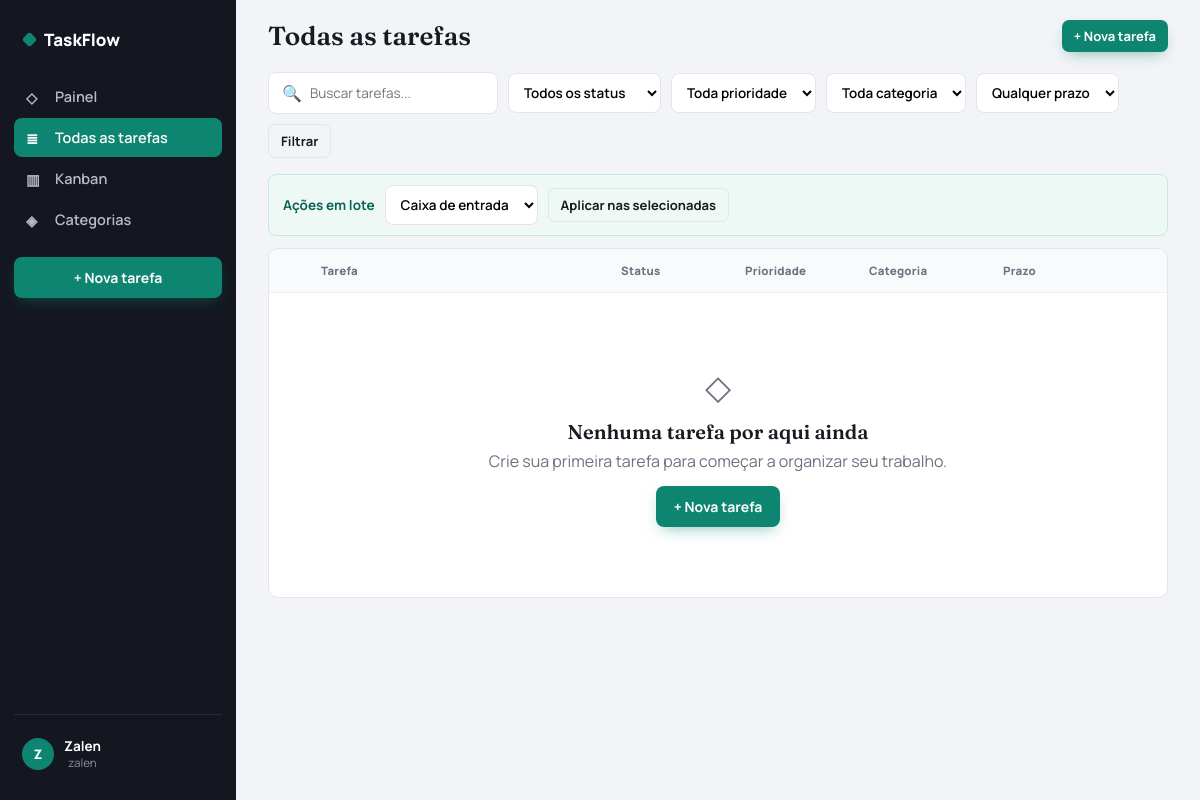
The app's page /tasks.php (signed in), older data.
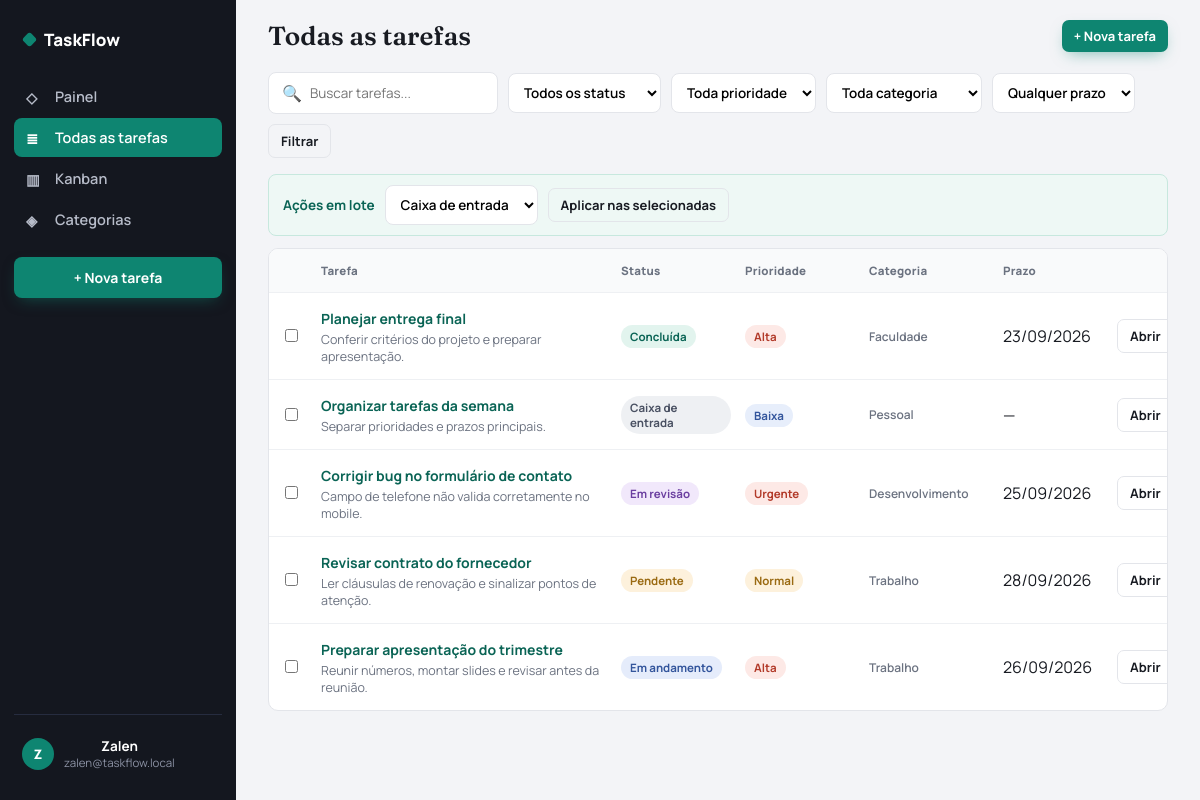
The same page, newer data.
### tables this page shows
CREATE TABLE users (
    id INT UNSIGNED NOT NULL AUTO_INCREMENT,
    username VARCHAR(50) NOT NULL,
    email VARCHAR(255) NULL,
    name VARCHAR(100) NOT NULL,
    profile VARCHAR(100) NOT NULL DEFAULT 'Freelancer / Criador',
    password_hash VARCHAR(255) NOT NULL,
    created_at TIMESTAMP NOT NULL DEFAULT CURRENT_TIMESTAMP,
    PRIMARY KEY (id),
    UNIQUE KEY uq_users_username (username),
    UNIQUE KEY uq_users_email (email)
);

CREATE TABLE tasks (
    id BIGINT UNSIGNED NOT NULL AUTO_INCREMENT,
    user_id INT UNSIGNED NOT NULL,
    title VARCHAR(120) NOT NULL,
    description TEXT NULL,
    category VARCHAR(60) NULL,
    status ENUM('inbox','pending','progress','review','done') NOT NULL DEFAULT 'inbox',
    priority ENUM('low','normal','high','urgent') NOT NULL DEFAULT 'normal',
    due_date DATE NULL,
    created_at TIMESTAMP NOT NULL DEFAULT CURRENT_TIMESTAMP,
    updated_at TIMESTAMP NOT NULL DEFAULT CURRENT_TIMESTAMP ON UPDATE CURRENT_TIMESTAMP,
    PRIMARY KEY (id),
    KEY idx_tasks_user_status (user_id, status),
    KEY idx_tasks_user_due (user_id, due_date),
    KEY idx_tasks_user_category (user_id, category),
    KEY idx_tasks_user_updated (user_id, updated_at),
    CONSTRAINT fk_tasks_user FOREIGN KEY (user_id) REFERENCES users(id) ON DELETE CASCADE
);

### includes/bootstrap.php (called while the page is built, shortened)
<?php
require_once __DIR__ . '/../config/database.php';
function e(mixed $value): string {
    return htmlspecialchars((string)$value, ENT_QUOTES, 'UTF-8');
}
function first_char(string $value): string {
    return function_exists('mb_substr') ? mb_substr($value, 0, 1, 'UTF-8') : substr($value, 0, 1);
}
function truncate_text(string $value, int $limit): string {
    if (function_exists('mb_strlen') && function_exists('mb_substr')) {
        return mb_strlen($value, 'UTF-8') > $limit ? mb_substr($value, 0, $limit - 1, 'UTF-8') . '…' : $value;
    }
    return strlen($value) > $limit ? substr($value, 0, max(0, $limit - 3)) . '...' : $value;
}
function csrf_token(): string {
    return $_SESSION['csrf'];
}
function current_user(): ?array {
    try {
        $stmt = db()->prepare('SELECT id, username, email, name, profile FROM users WHERE id = :id LIMIT 1');
        $stmt->execute(['id' => (int)$_SESSION['user_id']]);
        $user = $stmt->fetch();
        return $user ?: null;
    } catch (RuntimeException $e) {
        return null;
    }
}
function require_auth(): array {
    $user = current_user();
    return $user;
}
function statuses(): array {
    return [
        'inbox' => 'Caixa de entrada',
        'pending' => 'Pendente',
        'progress' => 'Em andamento',
        'review' => 'Em revisão',
        'done' => 'Concluída',
    ];
}
function priorities(): array {
    return [
        'low' => 'Baixa',
        'normal' => 'Normal',
        'high' => 'Alta',
        'urgent' => 'Urgente',
    ];
}
function due_class(?string $date, string $status): string {
    if (!$date || $status === 'done') return '';
    $today = date('Y-m-d');
    if ($date === $today) return 'today';
    $limit = date('Y-m-d', strtotime('+7 days'));
    if ($date <= $limit) return 'upcoming';
    return '';
}

### config/database.php (called while the page is built, shortened)
<?php
function db(bool $withoutDatabase = false): PDO {
    static $connections = [];
    $key = $withoutDatabase ? 'server' : 'database';
    if (isset($connections[$key])) {
        return $connections[$key];
    }
    $dsn = $withoutDatabase
        ? 'mysql:host=' . DB_HOST . ';port=' . DB_PORT . ';charset=utf8mb4'
        : 'mysql:host=' . DB_HOST . ';port=' . DB_PORT . ';dbname=' . DB_NAME . ';charset=utf8mb4';
    try {
        $pdo = new PDO($dsn, DB_USER, DB_PASS, [
            PDO::ATTR_ERRMODE => PDO::ERRMODE_EXCEPTION,
            PDO::ATTR_DEFAULT_FETCH_MODE => PDO::FETCH_ASSOC,
            PDO::ATTR_EMULATE_PREPARES => false,
        ]);
    } catch (PDOException $e) {
        throw new RuntimeException(
            $withoutDatabase
                ? 'Não foi possível conectar ao MySQL. Confirme se o MySQL está iniciado no XAMPP e revise config/database.php.'
                : 'Banco TaskFlow ainda não está disponível. Acesse install.php para criar o banco e as tabelas.',
            0,
            $e
        );
    }
    return $pdo;
}

### tasks.php (the view, shortened to what the changed rows need)
<?php
require_once __DIR__ . '/includes/bootstrap.php';
$user = require_auth();
$uid = (int)$user['id'];
$q = trim((string)($_GET['q'] ?? ''));
$status = (string)($_GET['status'] ?? '');
$priority = (string)($_GET['priority'] ?? '');
$category = trim((string)($_GET['category'] ?? ''));
$due = (string)($_GET['due'] ?? '');
$view = (string)($_GET['view'] ?? 'list');
$where = ['user_id = :uid']; $params = ['uid'=>$uid];
$order = $view === 'category' ? "ORDER BY category ASC, due_date IS NULL, due_date ASC, updated_at DESC" : 'ORDER BY updated_at DESC, id DESC';
$stmt = db()->prepare('SELECT id,user_id,title,description,category,status,priority,due_date,created_at,updated_at FROM tasks WHERE ' . implode(' AND ', $where) . ' ' . $order);
$stmt->execute($params); $tasks = $stmt->fetchAll(); $categories = user_categories($uid);
$grouped = [];
$filtersActive = ($q !== '' || $status !== '' || $priority !== '' || $category !== '' || $due !== '');
function status_class(string $status): string { return ['inbox'=>'st-inbox','pending'=>'st-pendente','progress'=>'st-andamento','review'=>'st-revisao','done'=>'st-concluida'][$status] ?? 'st-inbox'; }
function priority_class(string $priority): string { return ['urgent'=>'pri-alta','high'=>'pri-alta','normal'=>'pri-media','low'=>'pri-baixa'][$priority] ?? 'pri-media'; }
$pageTitle = $view === 'category' ? 'Categorias' : 'Todas as tarefas'; $activePage = $view === 'category' ? 'categories' : 'tasks';
include __DIR__ . '/includes/header.php';
?>
<?php if ($view === 'category'): ?>
    <?php if (!$grouped): ?><div class="empty"><div class="ic-big">◌</div><h3>Nenhuma categoria encontrada</h3><p>Crie uma tarefa com categoria para ela aparecer aqui.</p></div><?php endif; ?>
    <?php foreach($grouped as $categoryName => $categoryTasks): ?>
        <section class="cat-group open">
            <div class="cat-head"><div class="l"><span class="cat-swatch" style="background:#0e8571"></span><span class="name"><?=e($categoryName)?></span><span class="count"><?=count($categoryTasks)?> tarefa<?=count($categoryTasks)===1?'':'s'?></span></div><span class="chev">▸</span></div>
            <div class="cat-body"><?php foreach($categoryTasks as $task): ?><a class="cat-task" href="tasks.php?action=view&id=<?=e($task['id'])?>"><span class="tt"><?=e($task['title'])?></span><span class="pill <?=status_class($task['status'])?>"><?=e(statuses()[$task['status']])?></span></a><?php endforeach; ?></div>
        </section>
    <?php endforeach; ?>
<?php else: ?>
<form method="post">
    <div class="tasklist">
        <?php if (!$tasks): ?><div class="empty"><div class="ic-big">◇</div><h3><?= $filtersActive ? 'Nenhum resultado encontrado' : 'Nenhuma tarefa por aqui ainda' ?></h3><p><?= $filtersActive ? 'Tente ajustar a busca ou remover alguns filtros.' : 'Crie sua primeira tarefa para começar a organizar seu trabalho.' ?></p><a class="btn btn-primary" style="margin-top:14px" href="tasks.php?action=new">+ Nova tarefa</a></div><?php endif; ?>
        <?php foreach($tasks as $task): ?>
            <div class="trow" data-task-row>
                <div><input type="checkbox" class="row-check" name="ids[]" value="<?=e($task['id'])?>"></div>
                <div class="title-cell"><a class="tt" href="tasks.php?action=view&id=<?=e($task['id'])?>"><?=e($task['title'])?></a><div class="dd"><?=e(truncate_text((string)($task['description'] ?? ''), 80) ?: 'Sem descrição')?></div></div>
                <div><span class="pill <?=status_class($task['status'])?>"><?=e(statuses()[$task['status']])?></span></div>
                <div><span class="pill <?=priority_class($task['priority'])?>"><?=e(priorities()[$task['priority']])?></span></div>
                <div class="cat-tag"><?=e($task['category'] ?: 'Sem categoria')?></div>
                <div class="<?=due_class($task['due_date'] ?? null,$task['status'])==='overdue'?'due-late':''?>"><?=!empty($task['due_date'])?e(date('d/m/Y',strtotime($task['due_date']))):'—'?></div>
                <div><a class="btn btn-ghost btn-sm" href="tasks.php?action=view&id=<?=e($task['id'])?>">Abrir</a></div>
            </div>
        <?php endforeach; ?>
    </div>
</form>
<?php endif; ?>
<?php include __DIR__ . '/includes/footer.php'; ?>

### includes/header.php (shortened to what the changed rows need)
<?php
$names = preg_split('/\s+/', trim((string)($user['name'] ?? 'User'))) ?: ['User'];
$initials = strtoupper(first_char($names[0] ?? 'U') . first_char($names[1] ?? ''));
$email = $user['email'] ?? $user['username'] ?? '';
?>
<!doctype html>
<html lang="pt-BR">
<head>
    <link rel="stylesheet" href="assets/css/app.css">
</head>
<body>
<div class="app show" data-csrf="<?=e(csrf_token())?>">
    <aside class="sidebar" id="sidebar">
        <div class="sidebar-foot">
            <button class="user-row" type="button" data-profile-toggle>
                <div class="avatar"><?=e($initials ?: 'U')?></div>
                <div><div class="user-name"><?=e($user['name'] ?? '')?></div><div class="user-mail"><?=e($email)?></div></div>
            </button>
        </div>
    </aside>
    <div class="main">
        <header class="topbar">
            <div style="display:flex;align-items:center;gap:12px">
                <h1><?=e($pageTitle)?></h1>
            </div>
        </header>
        <main class="content">

Row changes from the older to the newer data that the page shows:
changed users "Zalen": email "zalen" → "zalen@taskflow.local"
added tasks: title "Planejar entrega final", description "Conferir critérios do projeto e preparar apresentação.", status "Concluída", priority "Alta", category "Faculdade", due_date "23/09/2026"
added tasks: title "Organizar tarefas da semana", description "Separar prioridades e prazos principais.", status "Caixa de entrada", priority "Baixa", category "Pessoal"
added tasks: title "Corrigir bug no formulário de contato", description "Campo de telefone não valida corretamente no mobile.", status "Em revisão", priority "Urgente", category "Desenvolvimento", due_date "25/09/2026"
added tasks: title "Revisar contrato do fornecedor", description "Ler cláusulas de renovação e sinalizar pontos de atenção.", status "Pendente", priority "Normal", category "Trabalho", due_date "28/09/2026"
added tasks: title "Preparar apresentação do trimestre", description "Reunir números, montar slides e revisar antes da reunião.", status "Em andamento", priority "Alta", category "Trabalho", due_date "26/09/2026"
Text that changed along with them:
text no longer shown: "◇ Nenhuma tarefa por aqui ainda Crie sua primeira tarefa para começar a organizar seu trabalho. + Nova tarefa"
